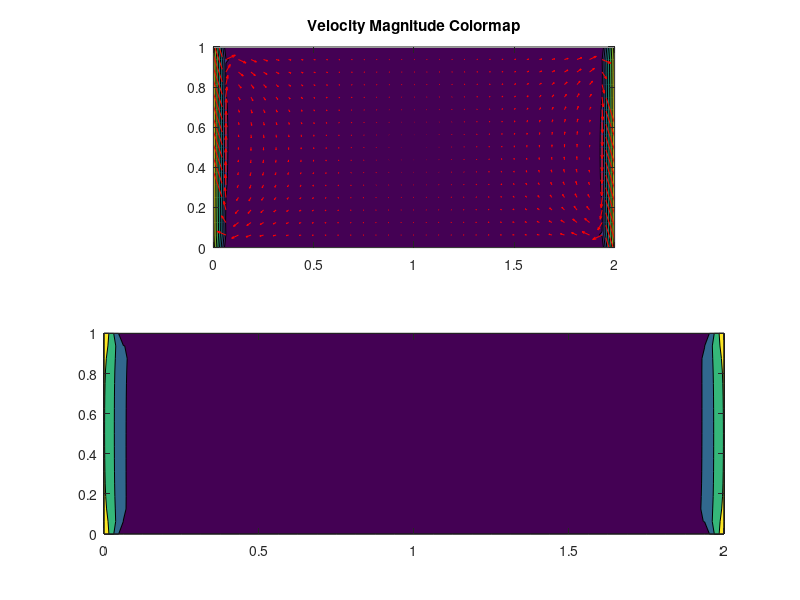

Source code (MATLAB): (Note: this script raises an error after producing the figure.)
function Projection_Method()

%
% Solves the Navier-Stokes equations in the Velocity-Pressure formulation 
% using a predictor-corrector projection method approach
%
% Author: Nicholas A. Battista
% Created: Novermber 24, 2014
% Modified: December 8, 2014
% 
% Equations of Motion:
% Du/Dt = -Nabla(u) + nu*Laplacian(u)  [Conservation of Momentum]
% Nabla \cdot u = 0                    [Conservation of Mass]                                   
%
%
% IDEA: for each time-step
%       1. Compute an intermediate velocity field explicitly, 
%          use the momentum equation, but ignore the pressure gradient term
%       2. Solve the Poisson problem for the pressure, whilst enforcing
%          that the true velocity is divergence free. 
%       3. Projection Step: correct the intermediate velocity field to
%          obtain a velocity field that satisfies momentum and
%          incompressiblity.
%

% Print key fluid solver ideas to screen
print_Projection_Info();
pause();

%
% GRID PARAMETERS %
%
Lx = 2.0;        %Lenght in x
Ly = 1.0;        %Length in y
nx=32;           %Initialize X-Grid (Spatial Resolution in x)
ny=16;           %Initialize Y-Grid (Spatial Resolution in y)
dx=2/nx;         %Spatial Distance Definition
xGrid = 0:dx:Lx; %xGrid
yGrid = 0:dx:Ly; %yGrid


%
% SIMULATION PARAMETERS %
%
mu = 10;         %Fluid DYNAMIC viscosity (kg / m*s)
rho = 1000;      %Fluid density (kg/m^3) 
nu=mu/rho;       %Fluid KINEMATIC viscosity
numPredCorr = 3; %Number of Predictor-Corrector Steps
maxIter=200;     %Maximum Iterations for SOR Method to solve Elliptic Pressure Equation
beta=1.25;       %Relaxation Parameter 


%
% Initialize all storage quantities %
%
[u, v, p, uTemp, vTemp, uAvg, vAvg, vorticity, c] = initialize_Storage(nx,ny);


%
% CHOOSE SIMULATION (gives chosen simulation parameters) %
% Possible choices: 'cavity_left', 'whirlwind', 'twoSide_same', 'twoSide_opp', 'corner'
%
choice = 'twoSide_opp';
[uTop,uBot,vRight,vLeft,dt,nStep,pStep,bVel,xStart,yStart] = please_Give_Me_BCs(choice);


%PRINT SIMULATION INFO %
print_Simulation_Info(choice,dt,dx,nu,bVel,Ly); 


%
% BEGIN TIME-STEPIN'!
% 
t=0.0; %Initialize time
for j=1:nStep
    
    %Enforce Boundary Conditions (Solve for "ghost velocities")
    u(1:nx+1,1)=2*uBot-u(1:nx+1,2);
    u(1:nx+1,ny+2)=2*uTop-u(1:nx+1,ny+1);
    v(1,1:ny+1)=2*vLeft-v(2,1:ny+1);
    v(nx+2,1:ny+1)=2*vRight-v(nx+1,1:ny+1);

    %Start Predictor-Corrector Steps
    for k=1:numPredCorr
    
        %Find auxillary (temporary) velocity fields for predictor step
        [uTemp, vTemp] = give_Auxillary_Velocity_Fields(dt,dx,nu,nx,ny,u,v,uTemp,vTemp);
    
        %Solve Elliptic Equation for Pressure via SOR scheme
        p = solve_Elliptic_Pressure_Equation(dt,dx,nx,ny,maxIter,beta,c,uTemp,vTemp,p);

        % Velocity Correction
        u(2:nx,2:ny+1)=uTemp(2:nx,2:ny+1)-(dt/dx)*(p(3:nx+1,2:ny+1)-p(2:nx,2:ny+1));
        v(2:nx+1,2:ny)=vTemp(2:nx+1,2:ny)-(dt/dx)*(p(2:nx+1,3:ny+1)-p(2:nx+1,2:ny));
    end
    
    %Update Simulation Time (not needed in algorithm)
    t=t+dt;
    if ( mod(j,pStep) == 0 )
        fprintf('Simulation Time: %d\n',t);
        
        %Plot Timestep Velocity Fields and Vorticity
        plot_Velocity_and_Vorticity(dx,nx,ny,xGrid,yGrid,u,v,uAvg,vAvg,vorticity,xStart,yStart);
    end

end %ENDS TIME-STEPPING


%%%%%%%%%%%%%%%%%%%%%%%%%%%%%%%%%%%%%%%%%%%%%%%%%%%%%%%%%%%%%%%%%%%%%%%%%%%%%%
%
% Function to initialize storage for velocities, pressure, vorticity,
% coeffs., etc.
%
%%%%%%%%%%%%%%%%%%%%%%%%%%%%%%%%%%%%%%%%%%%%%%%%%%%%%%%%%%%%%%%%%%%%%%%%%%%%%%

function [u, v, p, uTemp, vTemp, uAvg, vAvg, vorticity, c] = initialize_Storage(nx,ny)

    %Initialize (u,v) velocities, pressure
    u=zeros(nx+1,ny+2);      %x-velocity (u) initially zero on grid
    v=zeros(nx+2,ny+1);      %y-velocity (v) initially zero on grid
    p=zeros(nx+2,ny+2);      %pressure initially zero on grid
    uTemp=zeros(nx+1,ny+2);  %auxillary x-Velocity (u*) field initially zero on grid
    vTemp=zeros(nx+2,ny+1);  %auxillary y-Velocity (v*) field initially zero on grid

    %Initialize quantities for plotting
    uAvg=zeros(nx+1,ny+1);      %uAvg: averaged x-Velocities on grid (smoothing)
    vAvg=zeros(nx+1,ny+1);      %vAvg: averaged y-Velocities on grid (smoothing)
    vorticity=zeros(nx+1,ny+1); %w: Vorticity

    %Coefficients when solving the Elliptic Pressure Equation w/ SOR (so averaging is consistent)
    c=1/4*ones(nx+2,ny+2);   %Interior node coefficients set to 1/4 (all elements exist)
    c(2,3:ny)=1/3;           %BouTopdary nodes coefficients set to 1/3 (1 element is zero -> nonexistent)
    c(nx+1,3:ny)=1/3;        %BouTopdary nodes coefficients set to 1/3 (1 element is zero -> nonexistent)
    c(3:nx,2)=1/3;           %BouTopdary nodes coefficients set to 1/3 (1 element is zero -> nonexistent)
    c(3:nx,ny+1)=1/3;        %BouTopdary nodes coefficients set to 1/3 (1 element is zero -> nonexistent)
    c(2,2)=1/2;              %Corner nodes coefficient set to 1/2 (2 elements are zero -> nonexistent in computation)
    c(2,ny+1)=1/2;           %Corner nodes coefficient set to 1/2 (2 elements are zero -> nonexistent in computation)
    c(nx+1,2)=1/2;           %Corner nodes coefficient set to 1/2 (2 elements are zero -> nonexistent in computation)
    c(nx+1,ny+1)=1/2;        %Corner nodes coefficient set to 1/2 (2 elements are zero -> nonexistent in computation)


%%%%%%%%%%%%%%%%%%%%%%%%%%%%%%%%%%%%%%%%%%%%%%%%%%%%%%%%%%%%%%%%%%%%%%%%%%%%%%
%
% Function to find auxillary (temporary) velocity fields in predictor step
%
%%%%%%%%%%%%%%%%%%%%%%%%%%%%%%%%%%%%%%%%%%%%%%%%%%%%%%%%%%%%%%%%%%%%%%%%%%%%%%

function [uTemp, vTemp] = give_Auxillary_Velocity_Fields(dt,dx,nu,nx,ny,u,v,uTemp,vTemp)
    
    %Find Temporary u-Velocity Field
    for i=2:nx 
        for j=2:ny+1 
            uTemp(i,j)=u(i,j)+dt*(-(0.25/dx)*((u(i+1,j)+u(i,j))^2-(u(i,j)+u(i-1,j))^2+(u(i,j+1)+u(i,j))*(v(i+1,j)+v(i,j))-(u(i,j)+u(i,j-1))*(v(i+1,j-1)+v(i,j-1)))+(nu/dx^2)*(u(i+1,j)+u(i-1,j)+u(i,j+1)+u(i,j-1)-4*u(i,j)));
        end
    end

    %Find Temporary v-Velocity Field
    for i=2:nx+1
        for j=2:ny 
            vTemp(i,j)=v(i,j)+dt*(-(0.25/dx)*((u(i,j+1)+u(i,j))*(v(i+1,j)+v(i,j))-(u(i-1,j+1)+u(i-1,j))*(v(i,j)+v(i-1,j))+(v(i,j+1)+v(i,j))^2-(v(i,j)+v(i,j-1))^2)+(nu/dx^2)*(v(i+1,j)+v(i-1,j)+v(i,j+1)+v(i,j-1)-4*v(i,j)));
        end
    end
    
%%%%%%%%%%%%%%%%%%%%%%%%%%%%%%%%%%%%%%%%%%%%%%%%%%%%%%%%%%%%%%%%%%%%%%%%%%%%%%
%
% Function to solve elliptic pressure equation using a SOR scheme 
%
%%%%%%%%%%%%%%%%%%%%%%%%%%%%%%%%%%%%%%%%%%%%%%%%%%%%%%%%%%%%%%%%%%%%%%%%%%%%%%

function p = solve_Elliptic_Pressure_Equation(dt,dx,nx,ny,maxIter,beta,c,uTemp,vTemp,p)

    iter = 1; err = 1; tol = 5e-6;
    pPrev = p;
    while ( (err > tol) && (iter < maxIter) )     
        for i=2:nx+1 
            for j=2:ny+1
                p(i,j)=beta*c(i,j)*(p(i+1,j)+p(i-1,j)+p(i,j+1)+p(i,j-1)-(dx/dt)*(uTemp(i,j)-uTemp(i-1,j)+vTemp(i,j)-vTemp(i,j-1)))+(1-beta)*p(i,j);
            end
        end
        err = max( max( abs( p - pPrev ) ) );
        pPrev = p;
        iter = iter + 1;
    end 
    
    
%%%%%%%%%%%%%%%%%%%%%%%%%%%%%%%%%%%%%%%%%%%%%%%%%%%%%%%%%%%%%%%%%%%%%%%%%%%%%%
%
% Function to plot Velocity, Vorticity, and Streamline Contours at each
% Timestep
%
%%%%%%%%%%%%%%%%%%%%%%%%%%%%%%%%%%%%%%%%%%%%%%%%%%%%%%%%%%%%%%%%%%%%%%%%%%%%%%    
    
function plot_Velocity_and_Vorticity(dx,nx,ny,xGrid,yGrid,u,v,uAvg,vAvg,vorticity,xStart,yStart)

    %Plot Info
    xF = xGrid(1);   %Left most x-Point
    xL = xGrid(end); %Right most x-Point
    yF = yGrid(1);   %Bottom most y-Point
    yL = yGrid(end); %Top most y-Point
    
    %Compute x and y directed velocity averages (interpolate from cell-staggered to grid points)
    uAvg(1:nx+1,1:ny+1)=0.5*(u(1:nx+1,2:ny+2)+u(1:nx+1,1:ny+1));
    vAvg(1:nx+1,1:ny+1)=0.5*(v(2:nx+2,1:ny+1)+v(1:nx+1,1:ny+1));

    %Compute magnitude of velocity
    velMag = sqrt( uAvg.*uAvg + vAvg.*vAvg );
    
    %Compute Vorticity
    vorticity(1:nx+1,1:ny+1)=(u(1:nx+1,2:ny+2)-u(1:nx+1,1:ny+1)-v(2:nx+2,1:ny+1)+v(1:nx+1,1:ny+1))/(2*dx); 
    
    %Scale Factor for Velocity Vectors
    scale = 0.19;
    
    % Streamlines Info %
    options = [0.01 10000];
    
    subplot(2,1,1)
    hold off
    contourf(xGrid,yGrid,flipud(rot90(velMag)),7);hold on;
    quiver(xGrid,yGrid,scale*flipud(rot90(uAvg)),scale*flipud(rot90(vAvg)),'r','AutoScale','off');hold on;
    title('Velocity Magnitude Colormap');
    axis equal
    axis([xF xL yF yL]);
    
    subplot(2,1,2)
    hold off
    contourf(xGrid,yGrid,flipud(rot90(vorticity)),3); hold on;
    h = streamline(xGrid,yGrid,flipud(rot90(uAvg)),flipud(rot90(vAvg)),xStart,yStart,options); hold on;
    set(h,'linewidth',1.25,'color','k');
    plot(xStart,yStart,'r.','MarkerSize',6); hold on;
    title('Vorticity Colormap and Streamlines');
    axis equal
    axis([xF xL yF yL]);
    pause(0.01)
    
%%%%%%%%%%%%%%%%%%%%%%%%%%%%%%%%%%%%%%%%%%%%%%%%%%%%%%%%%%%%%%%%%%%%%%%%%%%
%
% Function that chooses which simulation to run by changing the BCs
%
%%%%%%%%%%%%%%%%%%%%%%%%%%%%%%%%%%%%%%%%%%%%%%%%%%%%%%%%%%%%%%%%%%%%%%%%%%%
    
function [uTop,uBot,vRight,vLeft,dt,nStep,printStep,bVel,xStart,yStart] = please_Give_Me_BCs(choice)

% Possible choices: 'cavity_left', 'whirlwind', 'twoSide_same', 'twoSide_opp', 'corner'

if strcmp(choice,'cavity_left')
    
    bVel = 1.0;
    uTop = 0.0; uBot = 0.0; vRight = 0.0; vLeft = bVel;
    
    dt = 0.01;      %Time-step
    nStep=300;      %Number of Time-Steps
    printStep = 5;  %Print ever # of printStep frames
    
    % Streamlines Info %
    xStart = [0.1 0.5 0.7];
    yStart = 0.5*ones(size(xStart));
    
elseif strcmp(choice,'whirlwind')
    
    bVel = 1.0;
    uTop=bVel;  uBot=-bVel; vRight=-bVel; vLeft=bVel;
    
    dt = 0.01;      %Time-step
    nStep=150;      %Number of Time-Steps
    printStep = 2;  %Print ever # of printStep frames
    
    % Streamlines Info %
    yStart = 0.10:0.15:0.40;
    xStart = ones(size(yStart));
    
elseif strcmp(choice,'twoSide_same')
    
    bVel = 2.0;
    uTop = 0.0; uBot = 0.0; vRight = bVel; vLeft = bVel;
    
    dt = 0.01;      %Time-step
    nStep=300;      %Number of Time-Steps
    printStep = 3;  %Print ever # of printStep frames
    
    % Streamlines Info %
    xStart = [0.1 0.5 1.55 1.9];
    yStart = 0.5*ones(size(xStart));

    
elseif strcmp(choice,'twoSide_opp')
    
    bVel = 2.0;
    uTop = 0.0; uBot = 0.0; vRight = -bVel; vLeft = bVel;
    
    dt = 0.01;      %Time-step
    nStep=300;      %Number of Time-Steps
    printStep = 3;  %Print ever # of printStep frames
    
    % Streamlines Info %
    xStart = [0.1 0.5 0.9 1.1 1.55 1.9];
    yStart = 0.5*ones(size(xStart));
    
elseif strcmp(choice,'corner')

    bVel = 1.0;
    uTop = bVel; uBot = 0.0; vRight = 0; vLeft = bVel;
    
    dt = 0.01;      %Time-step
    nStep=300;      %Number of Time-Steps
    printStep = 3;  %Print ever # of printStep frames
    
    % Streamlines Info %
    yStart = 0.10:0.15:0.55;
    xStart = ones(size(yStart));
    
else
   
    fprintf('YOU DID NOT CHOOSE CORRECTLY!!!!!\n');
    fprintf('Simulation DEFAULT: whirlwind\n');
    
    bVel = 1.0;
    uTop=bVel;  uBot=-bVel; vRight=-bVel; vLeft=bVel;
    
    dt = 0.01;      %Time-step
    nStep=150;      %Number of Time-Steps
    printStep = 2;  %Print ever # of printStep frames
    
    % Streamlines Info %
    yStart = 0.10:0.15:0.40;
    xStart = ones(size(yStart));

end

    
%%%%%%%%%%%%%%%%%%%%%%%%%%%%%%%%%%%%%%%%%%%%%%%%%%%%%%%%%%%%%%%%%%%%%%%%%%%
%
% Function that chooses which simulation to run by changing the BCs
%
%%%%%%%%%%%%%%%%%%%%%%%%%%%%%%%%%%%%%%%%%%%%%%%%%%%%%%%%%%%%%%%%%%%%%%%%%%%

function print_Projection_Info()

fprintf('\n____________________________________________________________________________\n');
fprintf('\nSolves the Navier-Stokes equations in the Velocity-Pressure formulation \n');
fprintf('using a predictor-corrector projection method approach\n\n');
fprintf('Author: Nicholas A. Battista\n');
fprintf('Created: Novermber 24, 2014\n');
fprintf('Modified: December 8, 2014\n');
fprintf('____________________________________________________________________________\n\n');
fprintf('Equations of Motion:\n');
fprintf('Du/Dt = -Nabla(u) + nu*Laplacian(u)  [Conservation of Momentum] \n');
fprintf('Nabla cdot u = 0                     [Conservation of Mass -> Incompressibility]     \n\n');                              
fprintf('IDEA: for each time-step\n');
fprintf('       1. Compute an intermediate velocity field explicitly, \n');
fprintf('          use the momentum equation, but ignore the pressure gradient term\n');
fprintf('       2. Solve the Poisson problem for the pressure, whilst enforcing\n');
fprintf('          that the true velocity is divergence free. \n');
fprintf('       3. Projection Step: correct the intermediate velocity field to\n');
fprintf('          obtain a velocity field that satisfies momentum and\n');
fprintf('          incompressiblity.\n\n');
fprintf('____________________________________________________________________________\n\n');



%%%%%%%%%%%%%%%%%%%%%%%%%%%%%%%%%%%%%%%%%%%%%%%%%%%%%%%%%%%%%%%%%%%%%%%%%%%
%
% Function that chooses which simulation to run by changing the BCs
%
%%%%%%%%%%%%%%%%%%%%%%%%%%%%%%%%%%%%%%%%%%%%%%%%%%%%%%%%%%%%%%%%%%%%%%%%%%%

function print_Simulation_Info(choice,dt,dx,nu,bVel,Ly)

% PRINT STABILITY INFO %
fprintf('\nNOTE: dt must be <= %d for STABILITY!\n',0.25*dx^2/nu);
fprintf('Your dt = %d\n\n',dt);

if strcmp(choice,'cavity_left')
    
    fprintf('You are simulating cavity flow\n');
    fprintf('The open cavity is on the left side\n');
    fprintf('Try changing the viscosity or geometry\n\n');
    
elseif strcmp(choice,'whirlwind')
    
    fprintf('You are simulating vortical flow\n');
    fprintf('All velocities on the wall point at the next corner in a CW manner\n');
    fprintf('Try changing the velocity BCs on each wall');
    fprintf('Or try changing the viscosity or geometry\n\n');
    
elseif strcmp(choice,'twoSide_same')
    
    fprintf('You are simulating two-sided cavity flow\n');
    fprintf('The open cavities are on the left and right sides\n');
    fprintf('The vertical velocities n those walls point in the same direction\n');
    fprintf('Try changing the viscosity or geometry\n\n');
    
elseif strcmp(choice,'twoSide_opp')
    
    fprintf('You are simulating two-sided cavity flow\n');
    fprintf('The open cavities are on the left and right sides\n');
    fprintf('The vertical velocities on those walls point in opposite directions\n');
    fprintf('Try changing the viscosity or geometry\n\n');
    
elseif strcmp(choice,'corner')

    fprintf('You are simulating cavity flow, through the left and top boundaries\n');
    fprintf('The vertical velocities on those walls point in opposite directions\n');
    fprintf('Try changing the viscosity or geometry\n\n');
    
else
   
    fprintf('YOU DID NOT CHOOSE CORRECTLY.\n');
    fprintf('Simulation default: whirlwind\n');

end

%Prints Re Number %
fprintf('\nYour Re is: %d\n\n',Ly*bVel/nu);
fprintf('____________________________________________________________________________\n\n');
